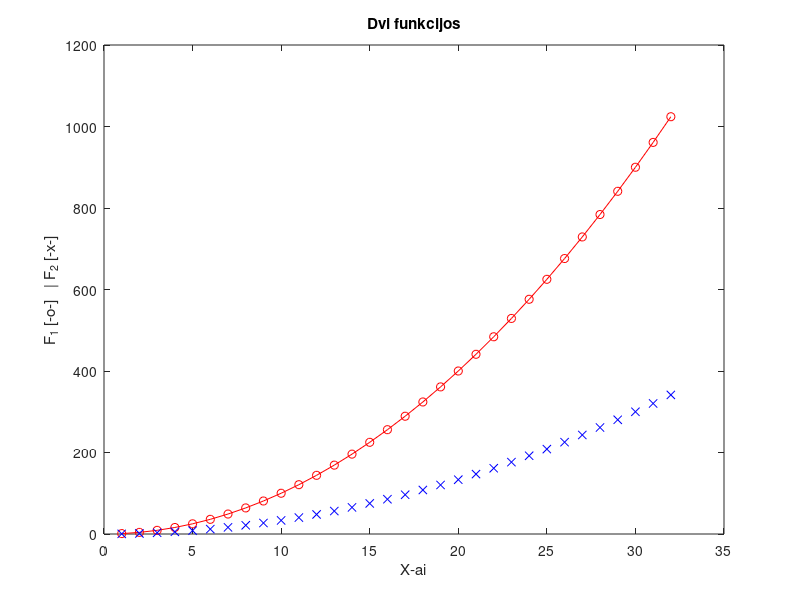

The MATLAB script that drew this image: (Note: this script raises an error after producing the figure.)
%
% Paprastas skriptas
%  
x = 1:32;
y = x.^2;

plot(x, y, 'o-r', x, y/3, 'xb')
title('Dvi funkcijos')
xlabel('X-ai')
ylabel('F_1 [-o-]   | F_2 [-x-]')

%%
% 8
help sin   % trumpas aprasymas komandu lenge
help plot
help title

doc sin  % Atidaro pilna dokumentacija kelp lange
doc plot
doc title

%%
% 9 
a = 1;
b = 3;
n = 10;
y = linspace(a, b)     % grazina 100 tasku tarp a ir b
y = linspace(a, b, n); %tolygiai isdesto tasku tarp a ir b, n tasku grazina n tasku

d = size(A)              % grąžina vektorių [eilutės, stulpeliai]
m = size(A, 1)            % tik eilučių skaičius
n = size(A, 2)            % tik stulpelių skaičius
[m, n] = size(A)          % abu dydžiai atskirai į dvi kintamąsias

m = max(A)                  % vektoriui — didžiausia reikšmė; matricai — kiekvieno stulpelio maksimumas
[m, idx] = max(A)           % grąžina ir reikšmę, ir jos indeksą (poziciją)
m = max(A, [], 1)           % maksimumas kiekviename stulpelyje (kaip numatytoji)
m = max(A, [], 2)           % maksimumas kiekvienoje eilutėje
m = max(A, B)               % du to paties dydžio masyvai — po elemento palyginimas
m = max(a, b)                % dviejų skaičių palyginimas — grąžina didesnįjį


% Kitos rekomenduojamos funkcijos
% lenght - grazina didziausia dimensija 
% numel - grazina bendra elelemnetu skaiciu 

%% Papildoma uzduotis

% 1. Kintamasis N - paskutinis studento ID skaitmuo
N = 9; 

% 2. Vektorius nuo N+1 iki N+4 zingsniu 0.5
v = N+1 : 0.5 : N+4

% 3. Matrica 3x3, pirmas elementas N, kiekvienas kitas vienetu didesnis
A = reshape(N:N+8, 3, 3)'

% 4. Elementu atrinkimas pagal schemas
A_a = A(3, 2)              % a) 3 eilute, 2 stulpelis
A_b = A(2:3, 1:2)          % b) 2-3 eilutes, 1-2 stulpeliai
A_c = A([1 3], [1 3])      % c) kampiniai elementai (1 ir 3 eil., 1 ir 3 stulp.)

% 5. Vektoriaus prijungimas prie matricos A
% v turi 7 elementus, o A - 3 stulpelius, todel vektorius modifikuojamas:
% imami pirmi 3 elementai ir prijungiami kaip nauja eilute
v_mod = v(1:3);
A_new = [A; v_mod]
